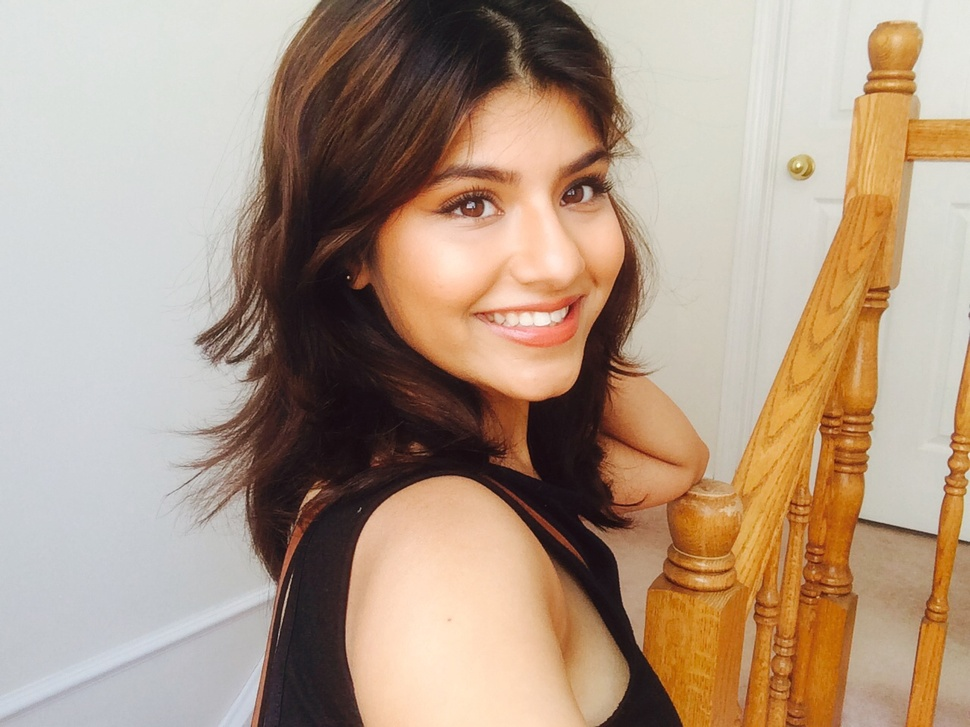
#> input picture photo1.JPG, 970 x 727 px, shrunk from 1280 x 960 before the run
$ python run.py
#> lines starting #> are read from the running program, lines starting #| are printed output that depends on the picture
import numpy as np
import cv2
from matplotlib import pyplot as plt

img1 = cv2.imread('photo1.JPG',0)          # queryImage
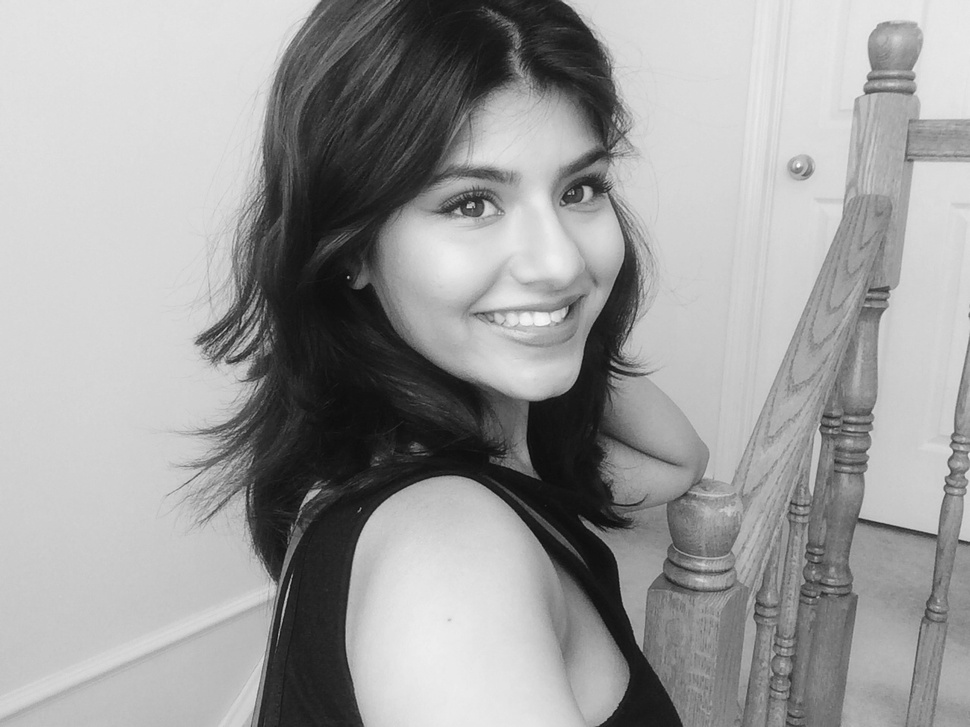
#> img1: shape (727, 970); min 10, max 253, mean 157.1
img2 = cv2.imread('me545.jpg',0) # trainImage
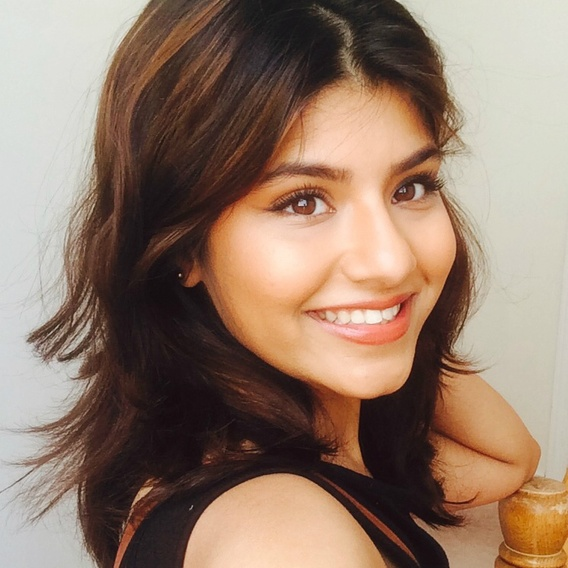
#> input picture me545.jpg, 568 x 568 px, shrunk from 750 x 750 before the run
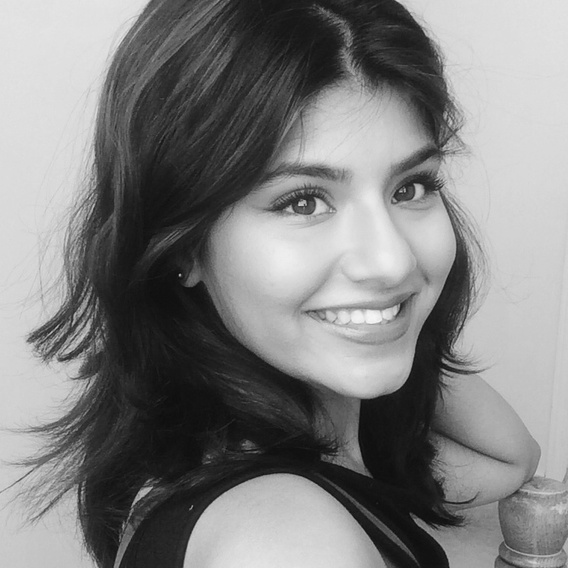
#> img2: shape (568, 568); min 10, max 245, mean 128.7

# Initiate SIFT detector
#> (the run stopped early here; a loop or call above may not have finished)
